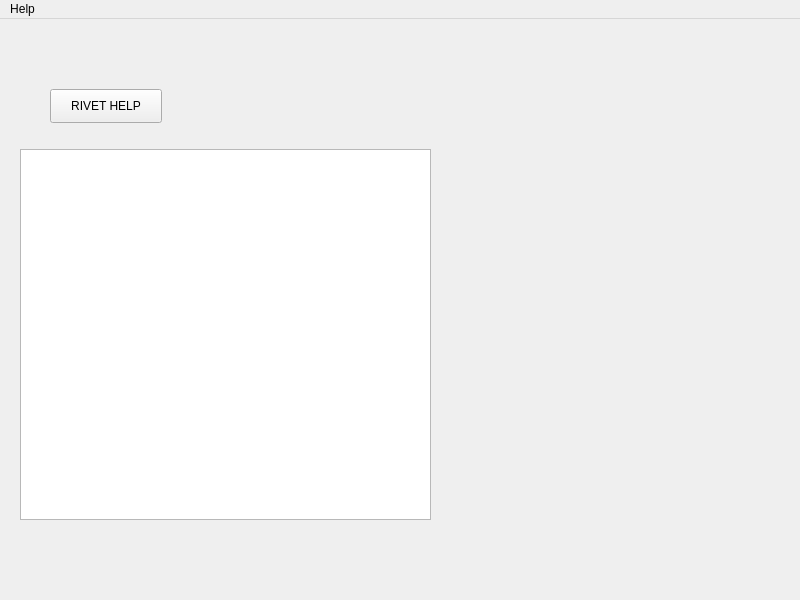
<?xml version="1.0" encoding="UTF-8"?>
<ui version="4.0">
 <class>EzRivet</class>
 <widget class="QMainWindow" name="EzRivet">
  <property name="geometry">
   <rect>
    <x>0</x>
    <y>0</y>
    <width>800</width>
    <height>600</height>
   </rect>
  </property>
  <property name="windowTitle">
   <string>EzRivet</string>
  </property>
  <widget class="QWidget" name="centralwidget">
   <widget class="QPushButton" name="pushButton">
    <property name="geometry">
     <rect>
      <x>50</x>
      <y>70</y>
      <width>112</width>
      <height>34</height>
     </rect>
    </property>
    <property name="text">
     <string>RIVET HELP</string>
    </property>
   </widget>
   <widget class="QPlainTextEdit" name="Lab1">
    <property name="geometry">
     <rect>
      <x>20</x>
      <y>130</y>
      <width>411</width>
      <height>371</height>
     </rect>
    </property>
   </widget>
  </widget>
  <widget class="QMenuBar" name="menubar">
   <property name="geometry">
    <rect>
     <x>0</x>
     <y>0</y>
     <width>800</width>
     <height>30</height>
    </rect>
   </property>
   <widget class="QMenu" name="menuHelp">
    <property name="title">
     <string>Help</string>
    </property>
    <addaction name="actionRivet_Help"/>
   </widget>
   <addaction name="menuHelp"/>
  </widget>
  <action name="actionRivet_Help">
   <property name="text">
    <string>Rivet Help</string>
   </property>
   <property name="shortcut">
    <string>Ctrl+H</string>
   </property>
  </action>
 </widget>
 <resources/>
 <connections>
  <connection>
   <sender>actionRivet_Help</sender>
   <signal>changed()</signal>
   <receiver>EzRivet</receiver>
   <slot>show()</slot>
   <hints>
    <hint type="sourcelabel">
     <x>-1</x>
     <y>-1</y>
    </hint>
    <hint type="destinationlabel">
     <x>399</x>
     <y>299</y>
    </hint>
   </hints>
  </connection>
 </connections>
</ui>
